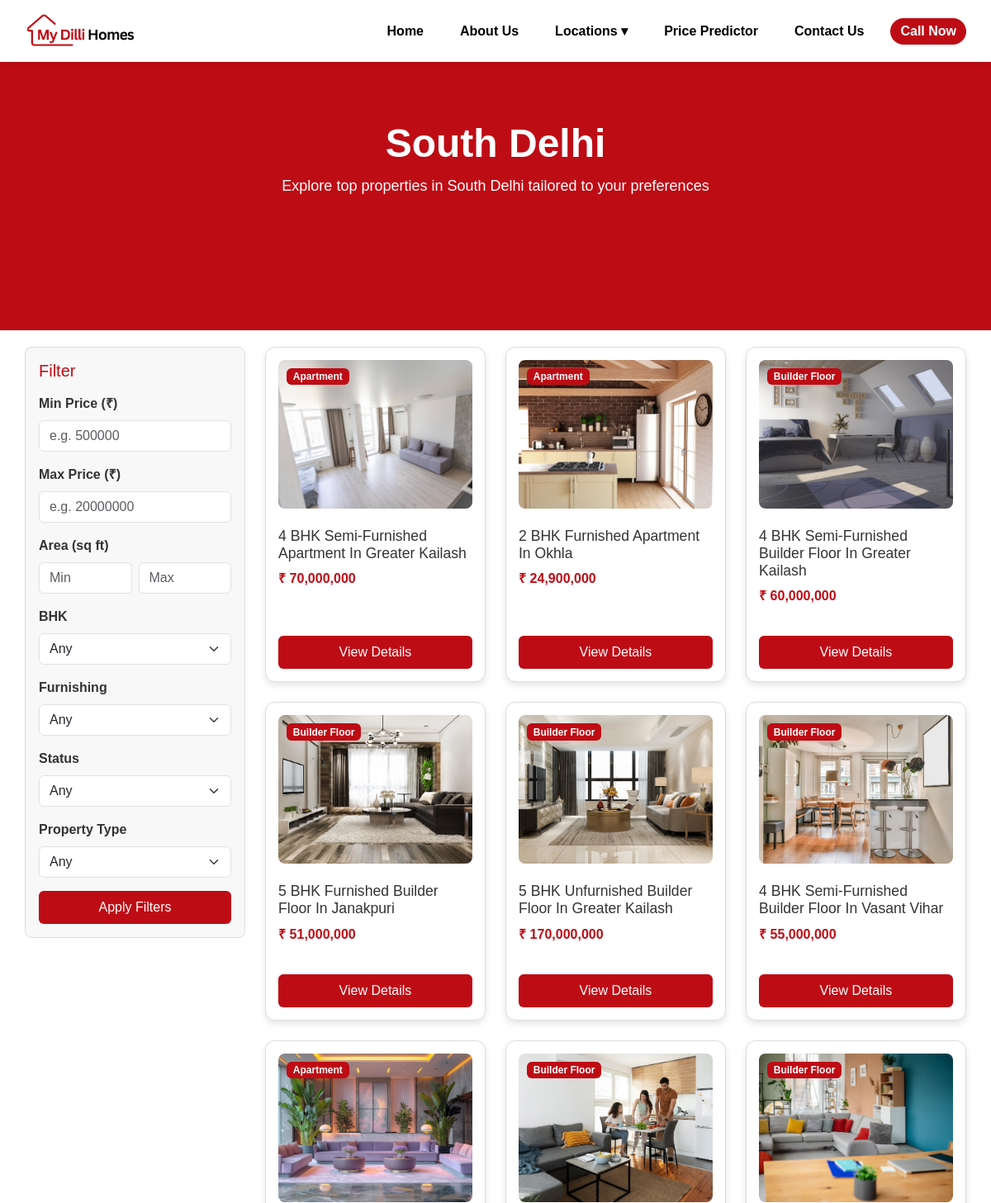
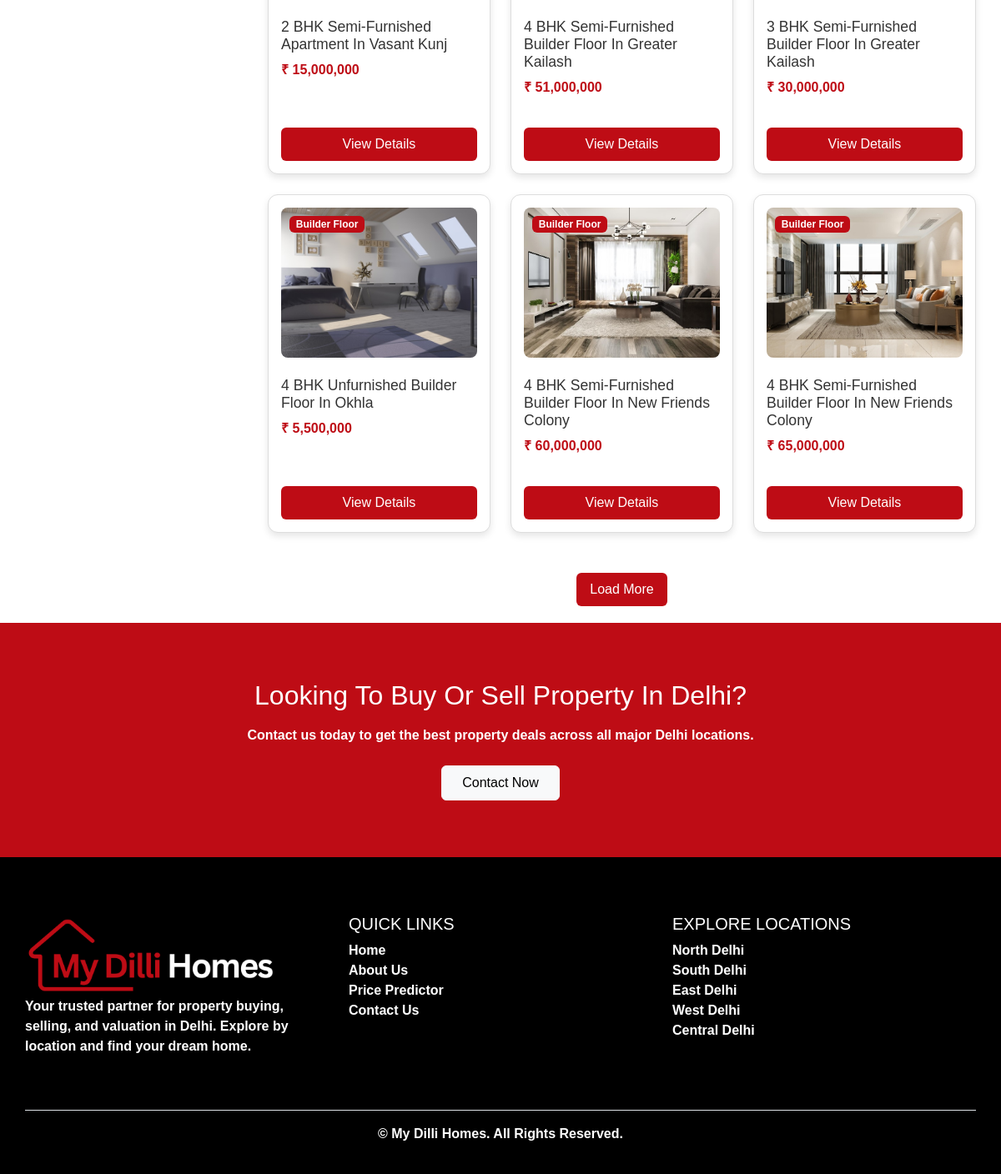
Screenshot of /location/south-delhi with the database file from the repository (2 pictures, top to bottom).
### tables this page shows
CREATE TABLE properties (
        id INTEGER PRIMARY KEY AUTOINCREMENT,
        area INTEGER,
        area_name TEXT,
        bhk INTEGER,
        bathroom INTEGER,
        furnishing TEXT,
        parking INTEGER,
        status TEXT,
        "transaction" TEXT,
        type TEXT,
        per_sqft INTEGER,
        price INTEGER,
        image_filenames TEXT
    );

### app.py (the view)
@app.route('/location/<region>', methods=['GET', 'POST'])
def region_page(region):
    region_areas = {
        'north-delhi': ['rohini', 'patel nagar', 'karol bagh', 'najafgarh', 'narela', 'kirti nagar', 'moti nagar'],
        'south-delhi': ['greater kailash', 'okhla', 'janakpuri', 'kailash colony', 'new friends colony', 'maharani bagh', 'sarita vihar', 'vasant vihar', 'vasant kunj', 'mehrauli', 'geetanjali enclave', 'malviya nagar', 'saket', 'kalkaji', 'hauz khas', 'govindpuri'],
        'east-delhi': ['naveen shahdara', 'shahdara', 'yamuna vihar', 'laxmi nagar', 'shastri park', 'dilshad garden', 'vasundhara enclave'],
        'west-delhi': ['uttam nagar', 'paschim vihar', 'punjabi bagh', 'chittaranjan park'],
        'central-delhi': ['chandni chowk', 'new delhi', 'green park']
    }
    if region not in region_areas:
        return "Region not found", 404
    areas = region_areas[region]
    min_price = request.args.get('min_price', type=int)
    max_price = request.args.get('max_price', type=int)
    min_area = request.args.get('min_area', type=int)
    max_area = request.args.get('max_area', type=int)
    bhk = request.args.get('bhk', type=int)
    furnishing = request.args.get('furnishing', type=str)
    status = request.args.get('status', type=str)
    property_type = request.args.get('type', type=str)
    conn = sqlite3.connect('property.db')
    cursor = conn.cursor()
    query = "SELECT * FROM properties WHERE LOWER(area_name) IN ({})".format(
        ",".join(["?"] * len(areas))
    )
    params = [area.lower() for area in areas]
    if min_price:
        query += " AND price >= ?"
        params.append(min_price)
    if max_price:
        query += " AND price <= ?"
        params.append(max_price)
    if min_area:
        query += " AND area >= ?"
        params.append(min_area)
    if max_area:
        query += " AND area <= ?"
        params.append(max_area)
    if bhk:
        query += " AND bhk = ?"
        params.append(bhk)
    if furnishing:
        query += " AND furnishing = ?"
        params.append(furnishing)
    if status:
        query += " AND status = ?"
        params.append(status)
    if property_type:
        query += " AND type = ?"
        params.append(property_type)
    cursor.execute(query, params)
    properties = [dict(zip([column[0] for column in cursor.description], row)) for row in cursor.fetchall()]
    conn.close()
    return render_template('region_listings.html', properties=properties, region=region)

### templates/region_listings.html (shortened to what this page needs)
<!DOCTYPE html>
<html lang="en">
<head>
  <link rel="stylesheet" href="{{ url_for('static', filename='css/style.css') }}">
  <link rel="stylesheet" href="https://cdn.jsdelivr.net/npm/bootstrap@5.3.3/dist/css/bootstrap.min.css">
</head>
<body>
  {% include 'header.html' %}
<section class="hero">
  <div class="container">
    <h1 class="display-4 text-capitalize">{{ region.replace('-', ' ') }}</h1>
    <p class="lead">Explore top properties in {{ region.replace('-', ' ').title() }} tailored to your preferences</p>
  </div>
</section>
  <div class="container">
    <div class="row">
      <aside class="col-md-3 d-none d-md-block">
        <div class="p-3 mb-4" style="background: #f8f8f8; border-radius: 8px; border: 1px solid #ddd;">
          <h5 class="mb-3" style="color: #BE0C15;">Filter</h5>
          {% include 'filter_form.html' %}
        </div>
      </aside>
      <div class="col-md-9">
        <div class="row" id="property-listings-row">
          {% for property in properties[:12] %}
            {% set imgs = property['image_filenames'].split(',') %}
            {% set first = imgs[0].strip() %}
            {% set type_fmt = property['type'].replace('_', ' ') %}
            {% set slug = property['bhk'] ~ '-bhk-' ~ property['furnishing'].lower() ~ '-' ~ type_fmt.lower().replace(' ', '-') ~ '-in-' ~ property['area_name'].lower().replace(' ', '-') %}
            <div class="col-12 col-sm-6 col-md-4 mb-4 d-flex">
              <div class="property-card w-100 d-flex flex-column">
                <span class="badge" style="background-color:#BE0C15;color:#fff;position:absolute;margin:10px;">
                  {{ type_fmt }}
                </span>
                <img src="{{ url_for('static', filename='images/' + first) }}" alt="{{ property['area_name'] }}" class="img-fluid mb-2">
                <h4>{{ property['bhk'] }} BHK {{ property['furnishing'] }} {{ type_fmt }} in {{ property['area_name'] }}</h4>
                <p class="price">&#8377; {{ "{:,}".format(property['price']) }}</p>
                <a href="{{ url_for('property_details', slug=slug) }}" class="btn btn-primary mt-auto">View Details</a>
              </div>
            </div>
          {% endfor %}
        </div>
        {% if properties|length > 12 %}
        <div class="text-center mt-4">
          <button id="load-more-btn" class="btn btn-outline-primary">Load More</button>
        </div>
        {% endif %}
      </div>
    </div>
  </div>
  {% include 'footer.html' %}
</body>
</html>

### static/css/style.css (style rules this page uses)
* { margin: 0; padding: 0; box-sizing: border-box; }
body { font-family: 'Poppins', sans-serif; font-weight: 600; font-size: 16px; background: #fff; color: #333; }
h1, h2, h3, h4, h5, h6 { text-transform: capitalize; }
.container { padding: 20px 0; }
.property-card { background: #fff; border: 1px solid #ddd; border-radius: 12px; padding: 15px; margin-bottom: 20px; display: flex; flex-direction: column; box-shadow: 0 4px 8px rgba(0,0,0,0.1); transition: transform 0.2s ease-in-out; height: 100%; }
.property-card img { width: 100%; height: 180px; object-fit: cover; border-radius: 8px; }
.property-card h4 { margin-top: 15px; font-size: 1.1rem; }
.property-card .price { color: #BE0C15; font-weight: bold; }
.btn-primary, .btn-outline-primary { background: #BE0C15; color: #fff; border: none; padding: 8px 16px; border-radius: 6px; transition: background-color 0.3s ease; display: inline-block; margin-top: auto; }
.hero, .contact-hero { background: #BE0C15; color: #fff; padding: 80px 20px; text-align: center; height: 50vh; display: flex; flex-direction: column; justify-content: center; align-items: center; }
.hero h1 { font-size: 48px; font-weight: 700; }
.hero p { font-size: 18px; margin-top: 10px; }

### rows the page displays
properties: type "Apartment", shows a picture, bhk "4", furnishing "Semi-Furnished", area_name "Greater Kailash", price "70,000,000"
properties: type "Apartment", shows a picture, bhk "2", furnishing "Furnished", area_name "Okhla", price "24,900,000"
properties: type_fmt "Builder Floor", bhk "4", furnishing "Semi-Furnished", area_name "Greater Kailash", price "60,000,000"
properties: type_fmt "Builder Floor", bhk "5", furnishing "Furnished", area_name "Janakpuri", price "51,000,000"
properties: type_fmt "Builder Floor", bhk "5", furnishing "Unfurnished", area_name "Greater Kailash", price "170,000,000"
properties: type_fmt "Builder Floor", shows a picture, bhk "4", furnishing "Semi-Furnished", area_name "Vasant Vihar", price "55,000,000"
properties: type "Apartment", shows a picture, bhk "2", furnishing "Semi-Furnished", area_name "Vasant Kunj", price "15,000,000"
properties: type_fmt "Builder Floor", shows a picture, bhk "4", furnishing "Semi-Furnished", area_name "Greater Kailash", price "51,000,000"
properties: type_fmt "Builder Floor", shows a picture, bhk "3", furnishing "Semi-Furnished", area_name "Greater Kailash", price "30,000,000"
properties: type_fmt "Builder Floor", bhk "4", furnishing "Unfurnished", area_name "Okhla", price "5,500,000"
properties: type_fmt "Builder Floor", bhk "4", furnishing "Semi-Furnished", area_name "New Friends Colony", price "60,000,000"
properties: type_fmt "Builder Floor", bhk "4", furnishing "Semi-Furnished", area_name "New Friends Colony", price "65,000,000"

### other values shown
{{ region.replace('-', ' ') }} "South Delhi"
{{ region.replace('-', ' ').title() }} "South Delhi"
